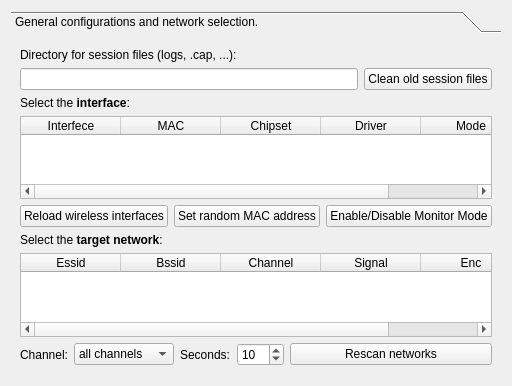
      <widget class="QWidget" name="TabPage">
       <attribute name="title">
        <string>Configuration</string>
       </attribute>
       <layout class="QGridLayout">
        <item row="0" column="0">
         <widget class="QToolBox" name="toolBox3_2">
          <property name="currentIndex">
           <number>0</number>
          </property>
          <widget class="QWidget" name="page1">
           <property name="geometry">
            <rect>
             <x>0</x>
             <y>0</y>
             <width>608</width>
             <height>408</height>
            </rect>
           </property>
           <attribute name="label">
            <string>General configurations and network selection.</string>
           </attribute>
           <layout class="QGridLayout">
            <item row="1" column="0">
             <widget class="QLabel" name="textLabel3_5_6_2_2">
              <property name="text">
               <string>Select the &lt;b&gt;interface&lt;/b&gt;:</string>
              </property>
              <property name="wordWrap">
               <bool>false</bool>
              </property>
             </widget>
            </item>
            <item row="4" column="0">
             <widget class="QLabel" name="textLabel3_5_6_2">
              <property name="text">
               <string>Select the &lt;b&gt;target network&lt;/b&gt;:</string>
              </property>
              <property name="wordWrap">
               <bool>false</bool>
              </property>
             </widget>
            </item>
            <item row="0" column="0">
             <layout class="QGridLayout">
              <item row="0" column="0" colspan="2">
               <widget class="QLabel" name="textLabel3_4_4">
                <property name="text">
                 <string>Directory for session files (logs, .cap, ...):</string>
                </property>
                <property name="wordWrap">
                 <bool>false</bool>
                </property>
               </widget>
              </item>
              <item row="1" column="0">
               <widget class="QLineEdit" name="line_gath_logs"/>
              </item>
              <item row="1" column="1">
               <widget class="QPushButton" name="button_gath_clean">
                <property name="text">
                 <string>Clean old session files</string>
                </property>
               </widget>
              </item>
             </layout>
            </item>
            <item row="6" column="0">
             <layout class="QHBoxLayout">
              <item>
               <widget class="QLabel" name="textLabel1_2">
                <property name="text">
                 <string>Channel:</string>
                </property>
                <property name="wordWrap">
                 <bool>false</bool>
                </property>
               </widget>
              </item>
              <item>
               <widget class="QComboBox" name="combo_channel">
                <property name="minimumSize">
                 <size>
                  <width>100</width>
                  <height>0</height>
                 </size>
                </property>
                <item>
                 <property name="text">
                  <string>all channels</string>
                 </property>
                </item>
                <item>
                 <property name="text">
                  <string>1</string>
                 </property>
                </item>
                <item>
                 <property name="text">
                  <string>2</string>
                 </property>
                </item>
                <item>
                 <property name="text">
                  <string>3</string>
                 </property>
                </item>
                <item>
                 <property name="text">
                  <string>4</string>
                 </property>
                </item>
                <item>
                 <property name="text">
                  <string>5</string>
                 </property>
                </item>
                <item>
                 <property name="text">
                  <string>6</string>
                 </property>
                </item>
                <item>
                 <property name="text">
                  <string>7</string>
                 </property>
                </item>
                <item>
                 <property name="text">
                  <string>8</string>
                 </property>
                </item>
                <item>
                 <property name="text">
                  <string>9</string>
                 </property>
                </item>
                <item>
                 <property name="text">
                  <string>10</string>
                 </property>
                </item>
                <item>
                 <property name="text">
                  <string>11</string>
                 </property>
                </item>
                <item>
                 <property name="text">
                  <string>12</string>
                 </property>
                </item>
                <item>
                 <property name="text">
                  <string>13</string>
                 </property>
                </item>
               </widget>
              </item>
              <item>
               <widget class="QLabel" name="textLabel2_4">
                <property name="text">
                 <string>Seconds:</string>
                </property>
                <property name="wordWrap">
                 <bool>false</bool>
                </property>
               </widget>
              </item>
              <item>
               <widget class="QSpinBox" name="spin_sec">
                <property name="minimum">
                 <number>5</number>
                </property>
                <property name="maximum">
                 <number>200</number>
                </property>
                <property name="value">
                 <number>10</number>
                </property>
               </widget>
              </item>
              <item>
               <widget class="QPushButton" name="button_rescan_networks">
                <property name="sizePolicy">
                 <sizepolicy hsizetype="Expanding" vsizetype="Fixed">
                  <horstretch>0</horstretch>
                  <verstretch>0</verstretch>
                 </sizepolicy>
                </property>
                <property name="text">
                 <string>Rescan networks</string>
                </property>
               </widget>
              </item>
             </layout>
            </item>
            <item row="3" column="0">
             <layout class="QHBoxLayout">
              <item>
               <widget class="QPushButton" name="button_reload_interfaces">
                <property name="text">
                 <string>Reload wireless interfaces</string>
                </property>
               </widget>
              </item>
              <item>
               <widget class="QPushButton" name="button_random_mac">
                <property name="text">
                 <string>Set random MAC address</string>
                </property>
               </widget>
              </item>
              <item>
               <widget class="QPushButton" name="button_monitor">
                <property name="text">
                 <string>Enable/Disable Monitor Mode</string>
                </property>
               </widget>
              </item>
             </layout>
            </item>
            <item row="2" column="0">
             <widget class="QTableWidget" name="table_interfaces_2">
              <column>
               <property name="text">
                <string>Interfece</string>
               </property>
              </column>
              <column>
               <property name="text">
                <string>MAC</string>
               </property>
              </column>
              <column>
               <property name="text">
                <string>Chipset</string>
               </property>
              </column>
              <column>
               <property name="text">
                <string>Driver</string>
               </property>
              </column>
              <column>
               <property name="text">
                <string>Mode</string>
               </property>
              </column>
             </widget>
            </item>
            <item row="5" column="0">
             <widget class="QTableWidget" name="table_networks_2">
              <column>
               <property name="text">
                <string>Essid</string>
               </property>
              </column>
              <column>
               <property name="text">
                <string>Bssid</string>
               </property>
              </column>
              <column>
               <property name="text">
                <string>Channel</string>
               </property>
              </column>
              <column>
               <property name="text">
                <string>Signal</string>
               </property>
              </column>
              <column>
               <property name="text">
                <string>Enc</string>
               </property>
              </column>
             </widget>
            </item>
           </layout>
          </widget>
         </widget>
        </item>
       </layout>
      </widget>
